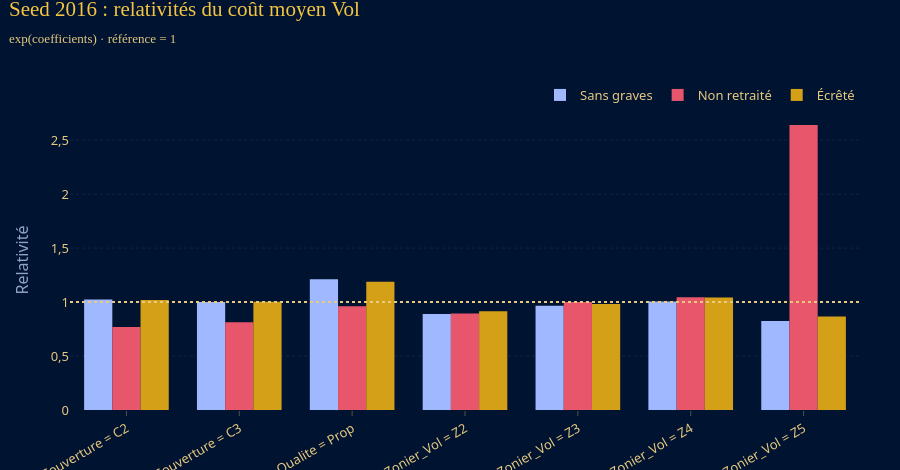

Notebook cell for this chart:
### Code cell
# Même analyse avec le découpage du corrigé (seed 2016), où le grave de 2 M€ est en apprentissage
bda16, bdt16, _ = decouper(bd2, seed=2016)
bdc16 = base_cout(bda16, "Vol"); bdc16_e = base_cout_ecretee(bda16, SEUIL, "Vol")
c16_brut = M.glm_cout(bdc16, VAR_TARIF_VOL, "Vol"); c16_ecr = M.glm_cout(bdc16_e, VAR_TARIF_VOL, "Vol", cible="CM_Vol_ecr")
c16_ref = M.glm_cout(bdc16[bdc16["Cout_Vol"] < 1e6], VAR_TARIF_VOL, "Vol")
comp16 = pd.DataFrame({"Sans graves": np.exp(c16_ref.params), "Non retraité": np.exp(c16_brut.params),
                       "Écrêté": np.exp(c16_ecr.params)})
t = comp16.drop("Intercept").reset_index(names="Terme")
t["Terme"] = t["Terme"].str.replace("[T.", " = ", regex=False).str.replace("]", "", regex=False)
GR.comparaison_coefficients(t, "Seed 2016 : relativités du coût moyen Vol").show()
print(f"Intercept (CM de référence) : sans graves {comp16.loc['Intercept', 'Sans graves']:,.0f} € · "
      f"non retraité {comp16.loc['Intercept', 'Non retraité']:,.0f} € · écrêté {comp16.loc['Intercept', 'Écrêté']:,.0f} €")

### Figure 1 — Plotly figure (JSON) as saved in the notebook; plotly's stock layout.template omitted (floating-point values rounded to 4 significant figures)
{"data": [{"hovertemplate": "%{x}<br>Sans graves : %{y:.3f}<extra></extra>", "marker": {"color": "#9FB8FF"}, "name": "Sans graves", "type": "bar", "x": ["Couverture = C2", "Couverture = C3", "Qualite = Prop", "Zonier_Vol = Z2", "Zonier_Vol = Z3", "Zonier_Vol = Z4", "Zonier_Vol = Z5"], "y": [1.024, 0.9998, 1.211, 0.8883, 0.965, 1.004, 0.8237]}, {"hovertemplate": "%{x}<br>Non retraité : %{y:.3f}<extra></extra>", "marker": {"color": "#E8566C"}, "name": "Non retraité", "type": "bar", "x": ["Couverture = C2", "Couverture = C3", "Qualite = Prop", "Zonier_Vol = Z2", "Zonier_Vol = Z3", "Zonier_Vol = Z4", "Zonier_Vol = Z5"], "y": [0.768, 0.8125, 0.9604, 0.8929, 1.001, 1.044, 2.641]}, {"hovertemplate": "%{x}<br>Écrêté : %{y:.3f}<extra></extra>", "marker": {"color": "#D4A017"}, "name": "Écrêté", "type": "bar", "x": ["Couverture = C2", "Couverture = C3", "Qualite = Prop", "Zonier_Vol = Z2", "Zonier_Vol = Z3", "Zonier_Vol = Z4", "Zonier_Vol = Z5"], "y": [1.018, 1.004, 1.188, 0.915, 0.9813, 1.041, 0.8672]}], "layout": {"barmode": "group", "height": 470, "shapes": [{"line": {"color": "#E7C980", "dash": "dot"}, "type": "line", "x0": 0, "x1": 1, "xref": "x domain", "y0": 1, "y1": 1, "yref": "y"}], "title": {"text": "Seed 2016 : relativités du coût moyen Vol<br><span style='font-size:13px;color:#E7C980;font-family:Montserrat, 'Segoe UI', Helvetica, Arial, sans-serif'>exp(coefficients) · référence = 1</span>"}, "xaxis": {"tickangle": -30}, "yaxis": {"title": {"text": "Relativité"}}}}
